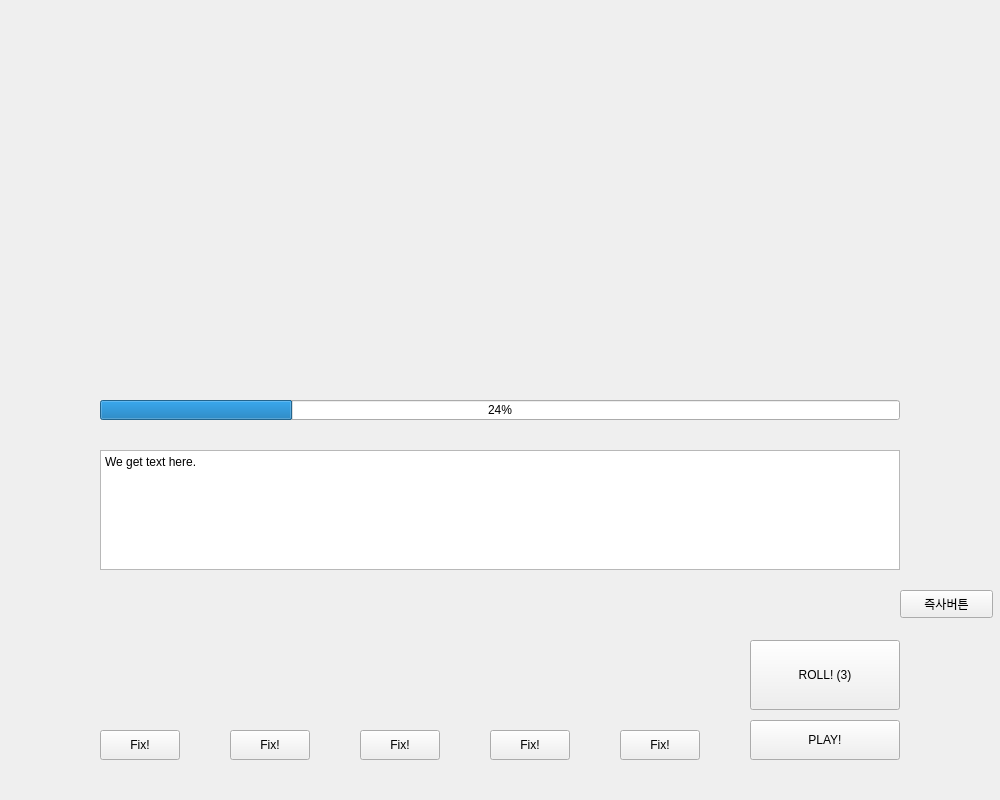
<?xml version="1.0" encoding="UTF-8"?>
<ui version="4.0">
 <class>Form</class>
 <widget class="QWidget" name="Form">
  <property name="geometry">
   <rect>
    <x>0</x>
    <y>0</y>
    <width>1000</width>
    <height>800</height>
   </rect>
  </property>
  <property name="windowTitle">
   <string>Form</string>
  </property>
  <widget class="QLabel" name="dicegifLabel">
   <property name="geometry">
    <rect>
     <x>143</x>
     <y>150</y>
     <width>714</width>
     <height>500</height>
    </rect>
   </property>
   <property name="text">
    <string/>
   </property>
  </widget>
  <widget class="QLabel" name="monsterLabel">
   <property name="geometry">
    <rect>
     <x>100</x>
     <y>30</y>
     <width>800</width>
     <height>350</height>
    </rect>
   </property>
   <property name="text">
    <string/>
   </property>
  </widget>
  <widget class="QProgressBar" name="healthpointBar">
   <property name="geometry">
    <rect>
     <x>100</x>
     <y>400</y>
     <width>800</width>
     <height>20</height>
    </rect>
   </property>
   <property name="value">
    <number>24</number>
   </property>
  </widget>
  <widget class="QPushButton" name="rollButton">
   <property name="geometry">
    <rect>
     <x>750</x>
     <y>640</y>
     <width>150</width>
     <height>70</height>
    </rect>
   </property>
   <property name="text">
    <string>ROLL! (3)</string>
   </property>
  </widget>
  <widget class="QTextBrowser" name="maintextBrowser">
   <property name="geometry">
    <rect>
     <x>100</x>
     <y>450</y>
     <width>800</width>
     <height>120</height>
    </rect>
   </property>
   <property name="html">
    <string>&lt;!DOCTYPE HTML PUBLIC &quot;-//W3C//DTD HTML 4.0//EN&quot; &quot;http://www.w3.org/TR/REC-html40/strict.dtd&quot;&gt;
&lt;html&gt;&lt;head&gt;&lt;meta name=&quot;qrichtext&quot; content=&quot;1&quot; /&gt;&lt;style type=&quot;text/css&quot;&gt;
p, li { white-space: pre-wrap; }
&lt;/style&gt;&lt;/head&gt;&lt;body style=&quot; font-family:'Gulim'; font-size:9pt; font-weight:400; font-style:normal;&quot;&gt;
&lt;p style=&quot; margin-top:0px; margin-bottom:0px; margin-left:0px; margin-right:0px; -qt-block-indent:0; text-indent:0px;&quot;&gt;We get text here.&lt;/p&gt;&lt;/body&gt;&lt;/html&gt;</string>
   </property>
  </widget>
  <widget class="QLabel" name="firstdiceLabel">
   <property name="geometry">
    <rect>
     <x>100</x>
     <y>640</y>
     <width>80</width>
     <height>80</height>
    </rect>
   </property>
   <property name="text">
    <string/>
   </property>
  </widget>
  <widget class="QLabel" name="seconddiceLabel">
   <property name="geometry">
    <rect>
     <x>230</x>
     <y>640</y>
     <width>80</width>
     <height>80</height>
    </rect>
   </property>
   <property name="text">
    <string/>
   </property>
  </widget>
  <widget class="QLabel" name="thirddiceLabel">
   <property name="geometry">
    <rect>
     <x>360</x>
     <y>640</y>
     <width>80</width>
     <height>80</height>
    </rect>
   </property>
   <property name="text">
    <string/>
   </property>
  </widget>
  <widget class="QLabel" name="fourthdiceLabel">
   <property name="geometry">
    <rect>
     <x>490</x>
     <y>640</y>
     <width>80</width>
     <height>80</height>
    </rect>
   </property>
   <property name="text">
    <string/>
   </property>
  </widget>
  <widget class="QLabel" name="fifthdiceLabel">
   <property name="geometry">
    <rect>
     <x>620</x>
     <y>640</y>
     <width>80</width>
     <height>80</height>
    </rect>
   </property>
   <property name="text">
    <string/>
   </property>
  </widget>
  <widget class="QPushButton" name="firstdiceButton">
   <property name="geometry">
    <rect>
     <x>100</x>
     <y>730</y>
     <width>80</width>
     <height>30</height>
    </rect>
   </property>
   <property name="text">
    <string>Fix!</string>
   </property>
  </widget>
  <widget class="QPushButton" name="seconddiceButton">
   <property name="geometry">
    <rect>
     <x>230</x>
     <y>730</y>
     <width>80</width>
     <height>30</height>
    </rect>
   </property>
   <property name="text">
    <string>Fix!</string>
   </property>
  </widget>
  <widget class="QPushButton" name="thirddiceButton">
   <property name="geometry">
    <rect>
     <x>360</x>
     <y>730</y>
     <width>80</width>
     <height>30</height>
    </rect>
   </property>
   <property name="text">
    <string>Fix!</string>
   </property>
  </widget>
  <widget class="QPushButton" name="fourthdiceButton">
   <property name="geometry">
    <rect>
     <x>490</x>
     <y>730</y>
     <width>80</width>
     <height>30</height>
    </rect>
   </property>
   <property name="text">
    <string>Fix!</string>
   </property>
  </widget>
  <widget class="QPushButton" name="fifthdiceButton">
   <property name="geometry">
    <rect>
     <x>620</x>
     <y>730</y>
     <width>80</width>
     <height>30</height>
    </rect>
   </property>
   <property name="text">
    <string>Fix!</string>
   </property>
  </widget>
  <widget class="QPushButton" name="killButton">
   <property name="geometry">
    <rect>
     <x>900</x>
     <y>590</y>
     <width>93</width>
     <height>28</height>
    </rect>
   </property>
   <property name="text">
    <string>즉사버튼</string>
   </property>
  </widget>
  <widget class="QPushButton" name="playButton">
   <property name="geometry">
    <rect>
     <x>750</x>
     <y>720</y>
     <width>150</width>
     <height>40</height>
    </rect>
   </property>
   <property name="text">
    <string>PLAY!</string>
   </property>
  </widget>
 </widget>
 <resources/>
 <connections/>
</ui>
